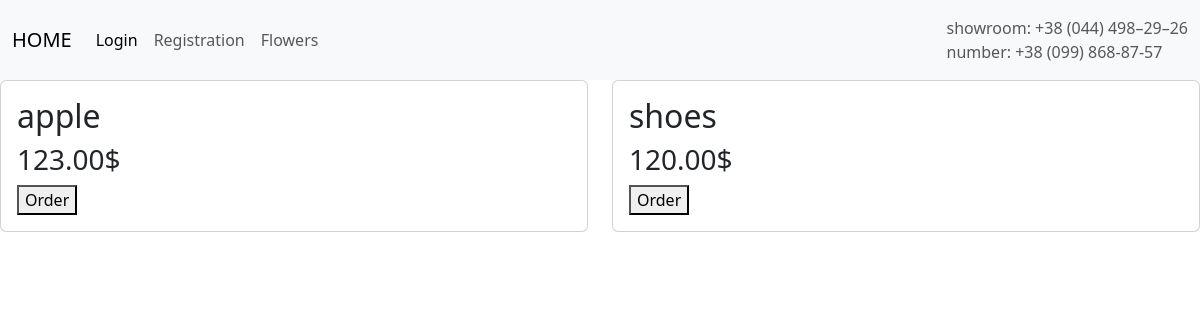
Page /catalog/ on the earlier database version.
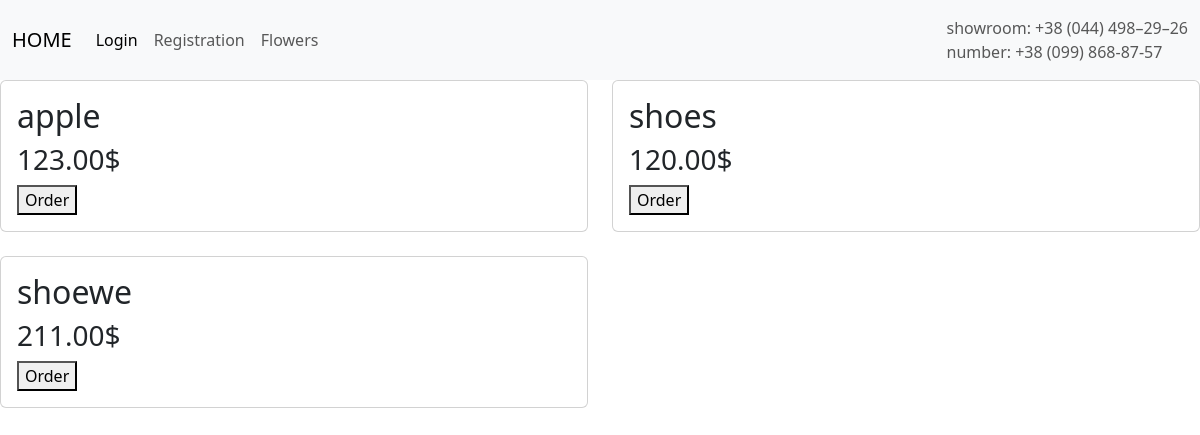
Same page on the later database version.
### shop/models/product.py (models this page shows)
class Product(TimeStampedMixin):
    category = models.ForeignKey('shop.Categories', related_name='products', on_delete=models.SET_NULL, null=True, blank=True)
    sub_category = models.ForeignKey('shop.SubCategories', related_name='products', on_delete=models.SET_NULL, null=True, blank=True)
    name = models.CharField(max_length=100)
    description = models.TextField()
    price = models.DecimalField(max_digits=5, decimal_places=2)
    objects = ProductManager()

### shop/views.py (the view)
# urls.py: path('catalog/', views.ProductCatalog.as_view(), name='catalog'),
class ProductCatalog(FormMixin, ListView):
    template_name = "catalog.html"
    model = Product
    context_object_name = 'products'
    form_class = OrderCreationForm

### shop/manager/product.py (called while the page is built)
    def get_queryset(self):
        return ProductQueryset(model=self.model, using=self._db, hints=self._hints)

### shop/templates/catalog.html (shortened to what this page needs)
{% extends 'base/base.html' %}
{% load static %}
{% block content %}
<nav class="navbar navbar-expand-lg bg-body-tertiary">
  <div class="container-fluid">
    <a class="navbar-brand" href="{% url 'index' %}">HOME</a>
    <div class="collapse navbar-collapse" id="navbarText">
      <ul class="navbar-nav me-auto mb-2 mb-lg-0">
        <li class="nav-item">
          <a class="nav-link active" aria-current="page" href="{% url 'login' %}">Login</a>
        </li>
        <li class="nav-item">
          <a class="nav-link" href="{% url 'register' %}">Registration</a>
        </li>
        <li class="nav-item">
          <a class="nav-link" href="{% url 'product' %}">Flowers</a>
        </li>
      </ul>
      <span class="navbar-text">
        showroom: +38 (044) 498–29–26<br>
        number: +38 (099) 868-87-57
      </span>
    </div>
  </div>
</nav>
<div class="row row-cols-1 row-cols-md-2 g-4">
{% for product in products %}
  <div class="col">
    <div class="card">
      <div class="card-body">
         <h2 class="card-title">{{ product.name }}</h2>
          <h3 class="card-text">{{ product.price }}$</h3>
        <button data-order-url="{% url 'order' product.id %}" data-bs-toggle="modal" data-bs-target="#itemOrderModal" class="OrderView">Order</button>
      </div>
    </div>
  </div>
{% endfor %}
</div>
{% endblock %}

Differences in the rows shown:
added Product: name "shoewe", price "211.00"
